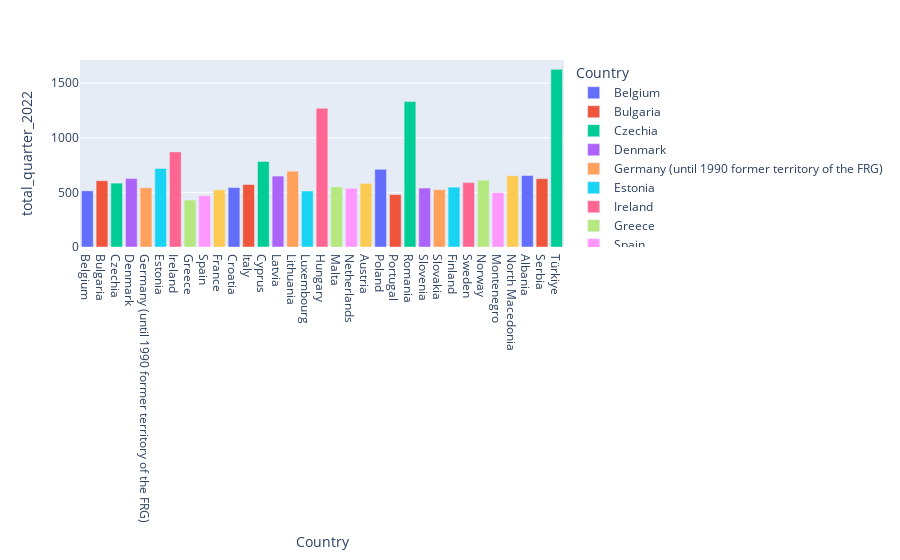

The code cell stored with this chart in its notebook:
### Code cell
px.bar(wage, x= 'Country', y= 'total_quarter_2022', color = 'Country')
#wage = px.()
#fig = px.bar(wage, x="total_quarter_2021", y="total_quarter_2022", color="smoker", barmode="group")
#fig.show()

### Figure 1 — Plotly figure (JSON) as saved in the notebook; plotly's stock layout.template omitted (floating-point values rounded to 4 significant figures)
{"data": [{"alignmentgroup": "True", "hovertemplate": "Country=%{x}<br>total_quarter_2022=%{y}<extra></extra>", "legendgroup": "Belgium", "marker": {"color": "#636efa", "pattern": {"shape": ""}}, "name": "Belgium", "offsetgroup": "Belgium", "orientation": "v", "showlegend": true, "textposition": "auto", "type": "bar", "x": ["Belgium"], "xaxis": "x", "y": [514.1], "yaxis": "y"}, {"alignmentgroup": "True", "hovertemplate": "Country=%{x}<br>total_quarter_2022=%{y}<extra></extra>", "legendgroup": "Bulgaria", "marker": {"color": "#EF553B", "pattern": {"shape": ""}}, "name": "Bulgaria", "offsetgroup": "Bulgaria", "orientation": "v", "showlegend": true, "textposition": "auto", "type": "bar", "x": ["Bulgaria"], "xaxis": "x", "y": [607], "yaxis": "y"}, {"alignmentgroup": "True", "hovertemplate": "Country=%{x}<br>total_quarter_2022=%{y}<extra></extra>", "legendgroup": "Czechia", "marker": {"color": "#00cc96", "pattern": {"shape": ""}}, "name": "Czechia", "offsetgroup": "Czechia", "orientation": "v", "showlegend": true, "textposition": "auto", "type": "bar", "x": ["Czechia"], "xaxis": "x", "y": [584.5], "yaxis": "y"}, {"alignmentgroup": "True", "hovertemplate": "Country=%{x}<br>total_quarter_2022=%{y}<extra></extra>", "legendgroup": "Denmark", "marker": {"color": "#ab63fa", "pattern": {"shape": ""}}, "name": "Denmark", "offsetgroup": "Denmark", "orientation": "v", "showlegend": true, "textposition": "auto", "type": "bar", "x": ["Denmark"], "xaxis": "x", "y": [626.3], "yaxis": "y"}, {"alignmentgroup": "True", "hovertemplate": "Country=%{x}<br>total_quarter_2022=%{y}<extra></extra>", "legendgroup": "Germany (until 1990 former territory of the FRG)", "marker": {"color": "#FFA15A", "pattern": {"shape": ""}}, "name": "Germany (until 1990 former territory of the FRG)", "offsetgroup": "Germany (until 1990 former territory of the FRG)", "orientation": "v", "showlegend": true, "textposition": "auto", "type": "bar", "x": ["Germany (until 1990 former territory of the FRG)"], "xaxis": "x", "y": [542.4], "yaxis": "y"}, {"alignmentgroup": "True", "hovertemplate": "Country=%{x}<br>total_quarter_2022=%{y}<extra></extra>", "legendgroup": "Estonia", "marker": {"color": "#19d3f3", "pattern": {"shape": ""}}, "name": "Estonia", "offsetgroup": "Estonia", "orientation": "v", "showlegend": true, "textposition": "auto", "type": "bar", "x": ["Estonia"], "xaxis": "x", "y": [719.1], "yaxis": "y"}, {"alignmentgroup": "True", "hovertemplate": "Country=%{x}<br>total_quarter_2022=%{y}<extra></extra>", "legendgroup": "Ireland", "marker": {"color": "#FF6692", "pattern": {"shape": ""}}, "name": "Ireland", "offsetgroup": "Ireland", "orientation": "v", "showlegend": true, "textposition": "auto", "type": "bar", "x": ["Ireland"], "xaxis": "x", "y": [870.6], "yaxis": "y"}, {"alignmentgroup": "True", "hovertemplate": "Country=%{x}<br>total_quarter_2022=%{y}<extra></extra>", "legendgroup": "Greece", "marker": {"color": "#B6E880", "pattern": {"shape": ""}}, "name": "Greece", "offsetgroup": "Greece", "orientation": "v", "showlegend": true, "textposition": "auto", "type": "bar", "x": ["Greece"], "xaxis": "x", "y": [429.7], "yaxis": "y"}, {"alignmentgroup": "True", "hovertemplate": "Country=%{x}<br>total_quarter_2022=%{y}<extra></extra>", "legendgroup": "Spain", "marker": {"color": "#FF97FF", "pattern": {"shape": ""}}, "name": "Spain", "offsetgroup": "Spain", "orientation": "v", "showlegend": true, "textposition": "auto", "type": "bar", "x": ["Spain"], "xaxis": "x", "y": [468.9], "yaxis": "y"}, {"alignmentgroup": "True", "hovertemplate": "Country=%{x}<br>total_quarter_2022=%{y}<extra></extra>", "legendgroup": "France", "marker": {"color": "#FECB52", "pattern": {"shape": ""}}, "name": "France", "offsetgroup": "France", "orientation": "v", "showlegend": true, "textposition": "auto", "type": "bar", "x": ["France"], "xaxis": "x", "y": [523.1], "yaxis": "y"}, {"alignmentgroup": "True", "hovertemplate": "Country=%{x}<br>total_quarter_2022=%{y}<extra></extra>", "legendgroup": "Croatia", "marker": {"color": "#636efa", "pattern": {"shape": ""}}, "name": "Croatia", "offsetgroup": "Croatia", "orientation": "v", "showlegend": true, "textposition": "auto", "type": "bar", "x": ["Croatia"], "xaxis": "x", "y": [544.1], "yaxis": "y"}, {"alignmentgroup": "True", "hovertemplate": "Country=%{x}<br>total_quarter_2022=%{y}<extra></extra>", "legendgroup": "Italy", "marker": {"color": "#EF553B", "pattern": {"shape": ""}}, "name": "Italy", "offsetgroup": "Italy", "orientation": "v", "showlegend": true, "textposition": "auto", "type": "bar", "x": ["Italy"], "xaxis": "x", "y": [571.9], "yaxis": "y"}, {"alignmentgroup": "True", "hovertemplate": "Country=%{x}<br>total_quarter_2022=%{y}<extra></extra>", "legendgroup": "Cyprus", "marker": {"color": "#00cc96", "pattern": {"shape": ""}}, "name": "Cyprus", "offsetgroup": "Cyprus", "orientation": "v", "showlegend": true, "textposition": "auto", "type": "bar", "x": ["Cyprus"], "xaxis": "x", "y": [782.3], "yaxis": "y"}, {"alignmentgroup": "True", "hovertemplate": "Country=%{x}<br>total_quarter_2022=%{y}<extra></extra>", "legendgroup": "Latvia", "marker": {"color": "#ab63fa", "pattern": {"shape": ""}}, "name": "Latvia", "offsetgroup": "Latvia", "orientation": "v", "showlegend": true, "textposition": "auto", "type": "bar", "x": ["Latvia"], "xaxis": "x", "y": [649], "yaxis": "y"}, {"alignmentgroup": "True", "hovertemplate": "Country=%{x}<br>total_quarter_2022=%{y}<extra></extra>", "legendgroup": "Lithuania", "marker": {"color": "#FFA15A", "pattern": {"shape": ""}}, "name": "Lithuania", "offsetgroup": "Lithuania", "orientation": "v", "showlegend": true, "textposition": "auto", "type": "bar", "x": ["Lithuania"], "xaxis": "x", "y": [694.1], "yaxis": "y"}, {"alignmentgroup": "True", "hovertemplate": "Country=%{x}<br>total_quarter_2022=%{y}<extra></extra>", "legendgroup": "Luxembourg", "marker": {"color": "#19d3f3", "pattern": {"shape": ""}}, "name": "Luxembourg", "offsetgroup": "Luxembourg", "orientation": "v", "showlegend": true, "textposition": "auto", "type": "bar", "x": ["Luxembourg"], "xaxis": "x", "y": [512.4], "yaxis": "y"}, {"alignmentgroup": "True", "hovertemplate": "Country=%{x}<br>total_quarter_2022=%{y}<extra></extra>", "legendgroup": "Hungary", "marker": {"color": "#FF6692", "pattern": {"shape": ""}}, "name": "Hungary", "offsetgroup": "Hungary", "orientation": "v", "showlegend": true, "textposition": "auto", "type": "bar", "x": ["Hungary"], "xaxis": "x", "y": [1270.0], "yaxis": "y"}, {"alignmentgroup": "True", "hovertemplate": "Country=%{x}<br>total_quarter_2022=%{y}<extra></extra>", "legendgroup": "Malta", "marker": {"color": "#B6E880", "pattern": {"shape": ""}}, "name": "Malta", "offsetgroup": "Malta", "orientation": "v", "showlegend": true, "textposition": "auto", "type": "bar", "x": ["Malta"], "xaxis": "x", "y": [549.7], "yaxis": "y"}, {"alignmentgroup": "True", "hovertemplate": "Country=%{x}<br>total_quarter_2022=%{y}<extra></extra>", "legendgroup": "Netherlands", "marker": {"color": "#FF97FF", "pattern": {"shape": ""}}, "name": "Netherlands", "offsetgroup": "Netherlands", "orientation": "v", "showlegend": true, "textposition": "auto", "type": "bar", "x": ["Netherlands"], "xaxis": "x", "y": [537], "yaxis": "y"}, {"alignmentgroup": "True", "hovertemplate": "Country=%{x}<br>total_quarter_2022=%{y}<extra></extra>", "legendgroup": "Austria", "marker": {"color": "#FECB52", "pattern": {"shape": ""}}, "name": "Austria", "offsetgroup": "Austria", "orientation": "v", "showlegend": true, "textposition": "auto", "type": "bar", "x": ["Austria"], "xaxis": "x", "y": [581.9], "yaxis": "y"}, {"alignmentgroup": "True", "hovertemplate": "Country=%{x}<br>total_quarter_2022=%{y}<extra></extra>", "legendgroup": "Poland", "marker": {"color": "#636efa", "pattern": {"shape": ""}}, "name": "Poland", "offsetgroup": "Poland", "orientation": "v", "showlegend": true, "textposition": "auto", "type": "bar", "x": ["Poland"], "xaxis": "x", "y": [710.5], "yaxis": "y"}, {"alignmentgroup": "True", "hovertemplate": "Country=%{x}<br>total_quarter_2022=%{y}<extra></extra>", "legendgroup": "Portugal", "marker": {"color": "#EF553B", "pattern": {"shape": ""}}, "name": "Portugal", "offsetgroup": "Portugal", "orientation": "v", "showlegend": true, "textposition": "auto", "type": "bar", "x": ["Portugal"], "xaxis": "x", "y": [479.7], "yaxis": "y"}, {"alignmentgroup": "True", "hovertemplate": "Country=%{x}<br>total_quarter_2022=%{y}<extra></extra>", "legendgroup": "Romania", "marker": {"color": "#00cc96", "pattern": {"shape": ""}}, "name": "Romania", "offsetgroup": "Romania", "orientation": "v", "showlegend": true, "textposition": "auto", "type": "bar", "x": ["Romania"], "xaxis": "x", "y": [1331.0], "yaxis": "y"}, {"alignmentgroup": "True", "hovertemplate": "Country=%{x}<br>total_quarter_2022=%{y}<extra></extra>", "legendgroup": "Slovenia", "marker": {"color": "#ab63fa", "pattern": {"shape": ""}}, "name": "Slovenia", "offsetgroup": "Slovenia", "orientation": "v", "showlegend": true, "textposition": "auto", "type": "bar", "x": ["Slovenia"], "xaxis": "x", "y": [539.6], "yaxis": "y"}, {"alignmentgroup": "True", "hovertemplate": "Country=%{x}<br>total_quarter_2022=%{y}<extra></extra>", "legendgroup": "Slovakia", "marker": {"color": "#FFA15A", "pattern": {"shape": ""}}, "name": "Slovakia", "offsetgroup": "Slovakia", "orientation": "v", "showlegend": true, "textposition": "auto", "type": "bar", "x": ["Slovakia"], "xaxis": "x", "y": [524], "yaxis": "y"}, {"alignmentgroup": "True", "hovertemplate": "Country=%{x}<br>total_quarter_2022=%{y}<extra></extra>", "legendgroup": "Finland", "marker": {"color": "#19d3f3", "pattern": {"shape": ""}}, "name": "Finland", "offsetgroup": "Finland", "orientation": "v", "showlegend": true, "textposition": "auto", "type": "bar", "x": ["Finland"], "xaxis": "x", "y": [548], "yaxis": "y"}, {"alignmentgroup": "True", "hovertemplate": "Country=%{x}<br>total_quarter_2022=%{y}<extra></extra>", "legendgroup": "Sweden", "marker": {"color": "#FF6692", "pattern": {"shape": ""}}, "name": "Sweden", "offsetgroup": "Sweden", "orientation": "v", "showlegend": true, "textposition": "auto", "type": "bar", "x": ["Sweden"], "xaxis": "x", "y": [589.3], "yaxis": "y"}, {"alignmentgroup": "True", "hovertemplate": "Country=%{x}<br>total_quarter_2022=%{y}<extra></extra>", "legendgroup": "Norway", "marker": {"color": "#B6E880", "pattern": {"shape": ""}}, "name": "Norway", "offsetgroup": "Norway", "orientation": "v", "showlegend": true, "textposition": "auto", "type": "bar", "x": ["Norway"], "xaxis": "x", "y": [611.9], "yaxis": "y"}, {"alignmentgroup": "True", "hovertemplate": "Country=%{x}<br>total_quarter_2022=%{y}<extra></extra>", "legendgroup": "Montenegro", "marker": {"color": "#FF97FF", "pattern": {"shape": ""}}, "name": "Montenegro", "offsetgroup": "Montenegro", "orientation": "v", "showlegend": true, "textposition": "auto", "type": "bar", "x": ["Montenegro"], "xaxis": "x", "y": [497.5], "yaxis": "y"}, {"alignmentgroup": "True", "hovertemplate": "Country=%{x}<br>total_quarter_2022=%{y}<extra></extra>", "legendgroup": "North Macedonia", "marker": {"color": "#FECB52", "pattern": {"shape": ""}}, "name": "North Macedonia", "offsetgroup": "North Macedonia", "orientation": "v", "showlegend": true, "textposition": "auto", "type": "bar", "x": ["North Macedonia"], "xaxis": "x", "y": [652.1], "yaxis": "y"}, {"alignmentgroup": "True", "hovertemplate": "Country=%{x}<br>total_quarter_2022=%{y}<extra></extra>", "legendgroup": "Albania", "marker": {"color": "#636efa", "pattern": {"shape": ""}}, "name": "Albania", "offsetgroup": "Albania", "orientation": "v", "showlegend": true, "textposition": "auto", "type": "bar", "x": ["Albania"], "xaxis": "x", "y": [655], "yaxis": "y"}, {"alignmentgroup": "True", "hovertemplate": "Country=%{x}<br>total_quarter_2022=%{y}<extra></extra>", "legendgroup": "Serbia", "marker": {"color": "#EF553B", "pattern": {"shape": ""}}, "name": "Serbia", "offsetgroup": "Serbia", "orientation": "v", "showlegend": true, "textposition": "auto", "type": "bar", "x": ["Serbia"], "xaxis": "x", "y": [625.2], "yaxis": "y"}, {"alignmentgroup": "True", "hovertemplate": "Country=%{x}<br>total_quarter_2022=%{y}<extra></extra>", "legendgroup": "Türkiye", "marker": {"color": "#00cc96", "pattern": {"shape": ""}}, "name": "Türkiye", "offsetgroup": "Türkiye", "orientation": "v", "showlegend": true, "textposition": "auto", "type": "bar", "x": ["Türkiye"], "xaxis": "x", "y": [1626], "yaxis": "y"}], "layout": {"barmode": "relative", "legend": {"title": {"text": "Country"}, "tracegroupgap": 0}, "margin": {"t": 60}, "xaxis": {"anchor": "y", "categoryarray": ["Belgium", "Bulgaria", "Czechia", "Denmark", "Germany (until 1990 former territory of the FRG)", "Estonia", "Ireland", "Greece", "Spain", "France", "Croatia", "Italy", "Cyprus", "Latvia", "Lithuania", "Luxembourg", "Hungary", "Malta", "Netherlands", "Austria", "Poland", "Portugal", "Romania", "Slovenia", "Slovakia", "Finland", "Sweden", "Norway", "Montenegro", "North Macedonia", "Albania", "Serbia", "Türkiye"], "categoryorder": "array", "domain": [0, 1], "title": {"text": "Country"}}, "yaxis": {"anchor": "x", "domain": [0, 1], "title": {"text": "total_quarter_2022"}}}}
